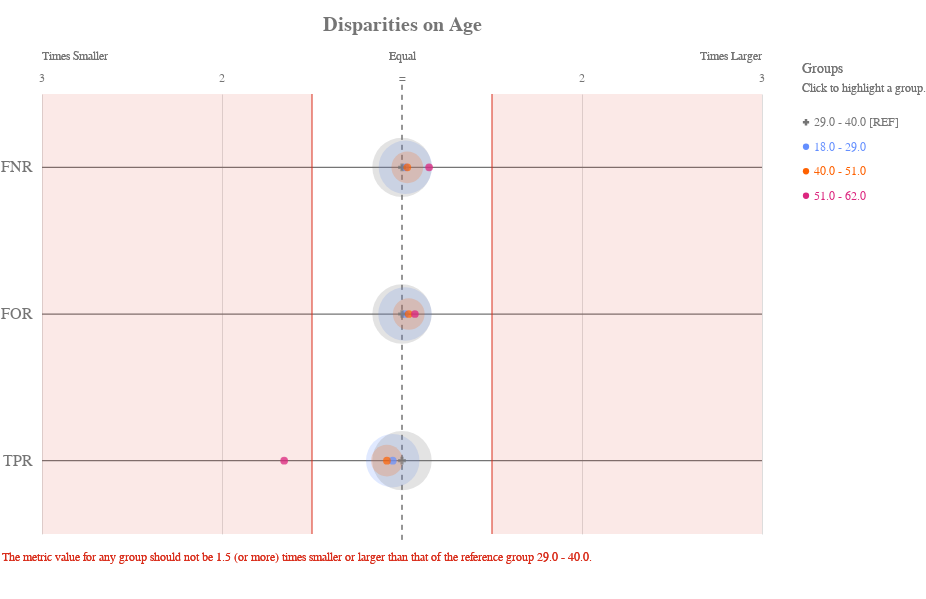

Notebook source saved alongside this figure:
### Code cell
ap.disparity(grupo_definido, metrics, 'age', fairness_threshold = disparity_tolerance)

### Figure 1 — Vega-Lite specification as saved in the notebook (floating-point values rounded to 4 significant figures)
{"config": {"view": {"continuousWidth": 400, "continuousHeight": 300, "strokeWidth": 0}, "axisLeft": {"labelColor": "rgb(117,117,117)", "labelFont": "Arial", "labelFontSize": 16}, "title": {"align": "center", "baseline": "middle", "color": "rgb(117,117,117)", "font": "Arial", "fontSize": 20, "fontWeight": "bold"}}, "layer": [{"data": {"name": "data-f13954335fe7cb3d572699dbbbe0ffdc"}, "mark": {"type": "rule", "stroke": "rgb(117,117,117)", "strokeWidth": 1.25, "tooltip": ""}, "encoding": {"x": {"type": "quantitative", "field": "x", "scale": {"domain": [-2, 2], "range": [40.0, 760.0]}}, "x2": {"field": "x2"}, "y": {"type": "nominal", "axis": {"domain": false, "labelAngle": 0, "labelPadding": -30, "orient": "left", "ticks": false, "title": ""}, "field": "metric", "scale": {"domain": ["FNR", "FOR", "TPR"], "range": [55.0, 495.0]}}}}, {"data": {"name": "data-79dd248bdaa0ea02c535240e8ad022c8"}, "mark": {"type": "rule", "stroke": "rgb(117,117,117)", "strokeDash": [5, 5], "strokeWidth": 1}, "encoding": {"tooltip": {"value": "29.0 - 40.0 [REF]"}, "x": {"value": 400.0}, "y": {"value": 45.83}, "y2": {"value": 504.2}}}, {"data": {"name": "data-c233327f4cd9b4c2df31bf8015c83e4a"}, "mark": {"type": "text", "align": "center", "color": "rgb(117,117,117)", "font": "Arial", "fontSize": 12, "fontWeight": "normal", "tooltip": ""}, "encoding": {"text": {"type": "nominal", "field": "label"}, "x": {"type": "quantitative", "field": "value", "scale": {"domain": [-2, 2], "range": [40.0, 760.0]}}, "y": {"value": 38.5}}}, {"layer": [{"mark": {"type": "text", "align": "left", "fill": "rgb(117,117,117)", "font": "Arial", "fontSize": 12, "fontWeight": "normal", "tooltip": ""}, "encoding": {"text": {"value": "Times Smaller"}, "x": {"value": 40.0}, "y": {"value": 16.5}}}, {"mark": {"type": "text", "align": "right", "fill": "rgb(117,117,117)", "font": "Arial", "fontSize": 12, "fontWeight": "normal", "tooltip": ""}, "encoding": {"text": {"value": "Times Larger"}, "x": {"value": 760.0}, "y": {"value": 16.5}}}, {"mark": {"type": "text", "align": "center", "fill": "rgb(117,117,117)", "font": "Arial", "fontSize": 12, "fontWeight": "normal", "tooltip": ""}, "encoding": {"text": {"value": "Equal"}, "x": {"value": 400.0}, "y": {"value": 16.5}}}], "data": {"name": "data-79dd248bdaa0ea02c535240e8ad022c8"}}, {"layer": [{"mark": {"type": "rule", "opacity": 0.8, "stroke": "rgb(217, 46, 28)", "strokeWidth": 1.25, "tooltip": ""}, "encoding": {"x": {"type": "quantitative", "field": "min", "scale": {"domain": [-2, 2], "range": [40.0, 760.0]}}, "y": {"value": 55.0}, "y2": {"value": 495.0}}}, {"mark": {"type": "rule", "opacity": 0.8, "stroke": "rgb(217, 46, 28)", "strokeWidth": 1.25, "tooltip": ""}, "encoding": {"x": {"type": "quantitative", "field": "max", "scale": {"domain": [-2, 2], "range": [40.0, 760.0]}}, "y": {"value": 55.0}, "y2": {"value": 495.0}}}, {"layer": [{"mark": {"type": "rect", "fill": "rgb(217, 46, 28)", "opacity": 0.1, "tooltip": ""}, "encoding": {"x": {"type": "quantitative", "field": "min", "scale": {"domain": [-2, 2], "range": [40.0, 760.0]}}, "x2": {"field": "lower_end"}, "y": {"value": 55.0}, "y2": {"value": 495.0}}}, {"mark": {"type": "rect", "fill": "rgb(217, 46, 28)", "opacity": 0.1, "tooltip": ""}, "encoding": {"x": {"type": "quantitative", "field": "max", "scale": {"domain": [-2, 2], "range": [40.0, 760.0]}}, "x2": {"field": "upper_end"}, "y": {"value": 55.0}, "y2": {"value": 495.0}}}]}, {"data": {"name": "data-79dd248bdaa0ea02c535240e8ad022c8"}, "mark": {"type": "text", "align": "left", "baseline": "top", "fill": "rgb(217, 46, 28)", "font": "Arial", "fontSize": 12, "fontWeight": "normal", "tooltip": ""}, "encoding": {"text": {"value": "The metric value for any group should not be 1.5 (or more) times smaller or larger than that of the reference group 29.0 - 40.0."}, "x": {"value": 0}, "y": {"value": 513.3}}}], "data": {"name": "data-11d5890412809b582c0a6b685ba430ea"}}, {"layer": [{"mark": "circle"}, {"data": {"name": "data-e76974eaf6258124c8c449b97723e4a8"}, "mark": {"type": "circle", "opacity": 0.2}, "encoding": {"color": {"condition": {"type": "nominal", "field": "attribute_value", "legend": null, "scale": {"domain": ["29.0 - 40.0", "18.0 - 29.0", "40.0 - 51.0", "51.0 - 62.0"], "range": ["rgb(117,117,117)", "rgb(100, 143, 255)", "rgb(254, 97, 0)", "rgb(220, 38, 127)", "rgb(255, 176, 0)", "rgb(120, 94, 240)"]}, "selection": "selector033"}, "value": "rgb(224,224,224)"}, "size": {"type": "quantitative", "field": "group_size", "legend": null, "scale": {"domain": [0, 6822.0], "range": [0, 4224.0]}}, "tooltip": [{"type": "nominal", "field": "attribute_value", "title": "Group"}, {"type": "nominal", "field": "tooltip_group_size", "title": "Group Size"}, {"type": "nominal", "field": "tooltip_disparity_explanation_fnr", "title": "Disparity"}, {"type": "quantitative", "field": "fnr", "format": ".2f", "title": "FNR"}], "x": {"type": "quantitative", "axis": {"domain": false, "labels": false, "ticks": false, "title": null, "values": [1, 2, -2, -1]}, "field": "fnr_disparity_scaled", "scale": {"domain": [-2, 2], "range": [40.0, 760.0]}}, "y": {"type": "nominal", "axis": {"domain": false, "grid": false, "labels": false, "ticks": false, "title": " "}, "field": "metric_variable", "scale": {"domain": ["FNR", "FOR", "TPR"], "range": [55.0, 495.0]}}}, "selection": {"selector035": {"type": "multi", "empty": "all", "fields": ["attribute_value"]}}, "transform": [{"calculate": "'FNR'", "as": "metric_variable"}]}, {"data": {"name": "data-e76974eaf6258124c8c449b97723e4a8"}, "mark": {"type": "circle", "opacity": 0.2}, "encoding": {"color": {"condition": {"type": "nominal", "field": "attribute_value", "legend": null, "scale": {"domain": ["29.0 - 40.0", "18.0 - 29.0", "40.0 - 51.0", "51.0 - 62.0"], "range": ["rgb(117,117,117)", "rgb(100, 143, 255)", "rgb(254, 97, 0)", "rgb(220, 38, 127)", "rgb(255, 176, 0)", "rgb(120, 94, 240)"]}, "selection": "selector033"}, "value": "rgb(224,224,224)"}, "size": {"type": "quantitative", "field": "group_size", "legend": null, "scale": {"domain": [0, 6822.0], "range": [0, 4224.0]}}, "tooltip": [{"type": "nominal", "field": "attribute_value", "title": "Group"}, {"type": "nominal", "field": "tooltip_group_size", "title": "Group Size"}, {"type": "nominal", "field": "tooltip_disparity_explanation_for", "title": "Disparity"}, {"type": "quantitative", "field": "for", "format": ".2f", "title": "FOR"}], "x": {"type": "quantitative", "axis": {"domain": false, "labels": false, "ticks": false, "title": null, "values": [1, 2, -2, -1]}, "field": "for_disparity_scaled", "scale": {"domain": [-2, 2], "range": [40.0, 760.0]}}, "y": {"type": "nominal", "axis": {"domain": false, "grid": false, "labels": false, "ticks": false, "title": " "}, "field": "metric_variable", "scale": {"domain": ["FNR", "FOR", "TPR"], "range": [55.0, 495.0]}}}, "selection": {"selector037": {"type": "multi", "empty": "all", "fields": ["attribute_value"]}}, "transform": [{"calculate": "'FOR'", "as": "metric_variable"}]}, {"data": {"name": "data-e76974eaf6258124c8c449b97723e4a8"}, "mark": {"type": "circle", "opacity": 0.2}, "encoding": {"color": {"condition": {"type": "nominal", "field": "attribute_value", "legend": null, "scale": {"domain": ["29.0 - 40.0", "18.0 - 29.0", "40.0 - 51.0", "51.0 - 62.0"], "range": ["rgb(117,117,117)", "rgb(100, 143, 255)", "rgb(254, 97, 0)", "rgb(220, 38, 127)", "rgb(255, 176, 0)", "rgb(120, 94, 240)"]}, "selection": "selector033"}, "value": "rgb(224,224,224)"}, "size": {"type": "quantitative", "field": "group_size", "legend": null, "scale": {"domain": [0, 6822.0], "range": [0, 4224.0]}}, "tooltip": [{"type": "nominal", "field": "attribute_value", "title": "Group"}, {"type": "nominal", "field": "tooltip_group_size", "title": "Group Size"}, {"type": "nominal", "field": "tooltip_disparity_explanation_tpr", "title": "Disparity"}, {"type": "quantitative", "field": "tpr", "format": ".2f", "title": "TPR"}], "x": {"type": "quantitative", "axis": {"domain": false, "labels": false, "ticks": false, "title": null, "values": [1, 2, -2, -1]}, "field": "tpr_disparity_scaled", "scale": {"domain": [-2, 2], "range": [40.0, 760.0]}}, "y": {"type": "nominal", "axis": {"domain": false, "grid": false, "labels": false, "ticks": false, "title": " "}, "field": "metric_variable", "scale": {"domain": ["FNR", "FOR", "TPR"], "range": [55.0, 495.0]}}}, "selection": {"selector039": {"type": "multi", "empty": "all", "fields": ["attribute_value"]}}, "transform": [{"calculate": "'TPR'", "as": "metric_variable"}]}, {"layer": [{"mark": "point"}, {"data": {"name": "data-e76974eaf6258124c8c449b97723e4a8"}, "mark": {"type": "point", "filled": true, "size": 60}, "encoding": {"color": {"condition": {"type": "nominal", "field": "attribute_value", "legend": null, "scale": {"domain": ["29.0 - 40.0", "18.0 - 29.0", "40.0 - 51.0", "51.0 - 62.0"], "range": ["rgb(117,117,117)", "rgb(100, 143, 255)", "rgb(254, 97, 0)", "rgb(220, 38, 127)", "rgb(255, 176, 0)", "rgb(120, 94, 240)"]}, "selection": "selector033"}, "value": "rgb(224,224,224)"}, "shape": {"type": "nominal", "field": "attribute_value", "legend": null, "scale": {"domain": ["29.0 - 40.0", "18.0 - 29.0", "40.0 - 51.0", "51.0 - 62.0"], "range": ["cross", "circle", "circle", "circle"]}}, "tooltip": [{"type": "nominal", "field": "attribute_value", "title": "Group"}, {"type": "nominal", "field": "tooltip_group_size", "title": "Group Size"}, {"type": "nominal", "field": "tooltip_disparity_explanation_fnr", "title": "Disparity"}, {"type": "quantitative", "field": "fnr", "format": ".2f", "title": "FNR"}], "x": {"type": "quantitative", "axis": {"domain": false, "labels": false, "ticks": false, "title": null, "values": [1, 2, -2, -1]}, "field": "fnr_disparity_scaled", "scale": {"domain": [-2, 2], "range": [40.0, 760.0]}}, "y": {"type": "nominal", "axis": {"domain": false, "grid": false, "labels": false, "ticks": false, "title": " "}, "field": "metric_variable", "scale": {"domain": ["FNR", "FOR", "TPR"], "range": [55.0, 495.0]}}}, "selection": {"selector034": {"type": "multi", "empty": "all", "fields": ["attribute_value"]}}, "transform": [{"calculate": "'FNR'", "as": "metric_variable"}]}, {"data": {"name": "data-e76974eaf6258124c8c449b97723e4a8"}, "mark": {"type": "point", "filled": true, "size": 60}, "encoding": {"color": {"condition": {"type": "nominal", "field": "attribute_value", "legend": null, "scale": {"domain": ["29.0 - 40.0", "18.0 - 29.0", "40.0 - 51.0", "51.0 - 62.0"], "range": ["rgb(117,117,117)", "rgb(100, 143, 255)", "rgb(254, 97, 0)", "rgb(220, 38, 127)", "rgb(255, 176, 0)", "rgb(120, 94, 240)"]}, "selection": "selector033"}, "value": "rgb(224,224,224)"}, "shape": {"type": "nominal", "field": "attribute_value", "legend": null, "scale": {"domain": ["29.0 - 40.0", "18.0 - 29.0", "40.0 - 51.0", "51.0 - 62.0"], "range": ["cross", "circle", "circle", "circle"]}}, "tooltip": [{"type": "nominal", "field": "attribute_value", "title": "Group"}, {"type": "nominal", "field": "tooltip_group_size", "title": "Group Size"}, {"type": "nominal", "field": "tooltip_disparity_explanation_for", "title": "Disparity"}, {"type": "quantitative", "field": "for", "format": ".2f", "title": "FOR"}], "x": {"type": "quantitative", "axis": {"domain": false, "labels": false, "ticks": false, "title": null, "values": [1, 2, -2, -1]}, "field": "for_disparity_scaled", "scale": {"domain": [-2, 2], "range": [40.0, 760.0]}}, "y": {"type": "nominal", "axis": {"domain": false, "grid": false, "labels": false, "ticks": false, "title": " "}, "field": "metric_variable", "scale": {"domain": ["FNR", "FOR", "TPR"], "range": [55.0, 495.0]}}}, "selection": {"selector036": {"type": "multi", "empty": "all", "fields": ["attribute_value"]}}, "transform": [{"calculate": "'FOR'", "as": "metric_variable"}]}, {"data": {"name": "data-e76974eaf6258124c8c449b97723e4a8"}, "mark": {"type": "point", "filled": true, "size": 60}, "encoding": {"color": {"condition": {"type": "nominal", "field": "attribute_value", "legend": null, "scale": {"domain": ["29.0 - 40.0", "18.0 - 29.0", "40.0 - 51.0", "51.0 - 62.0"], "range": ["rgb(117,117,117)", "rgb(100, 143, 255)", "rgb(254, 97, 0)", "rgb(220, 38, 127)", "rgb(255, 176, 0)", "rgb(120, 94, 240)"]}, "selection": "selector033"}, "value": "rgb(224,224,224)"}, "shape": {"type": "nominal", "field": "attribute_value", "legend": null, "scale": {"domain": ["29.0 - 40.0", "18.0 - 29.0", "40.0 - 51.0", "51.0 - 62.0"], "range": ["cross", "circle", "circle", "circle"]}}, "tooltip": [{"type": "nominal", "field": "attribute_value", "title": "Group"}, {"type": "nominal", "field": "tooltip_group_size", "title": "Group Size"}, {"type": "nominal", "field": "tooltip_disparity_explanation_tpr", "title": "Disparity"}, {"type": "quantitative", "field": "tpr", "format": ".2f", "title": "TPR"}], "x": {"type": "quantitative", "axis": {"domain": false, "labels": false, "ticks": false, "title": null, "values": [1, 2, -2, -1]}, "field": "tpr_disparity_scaled", "scale": {"domain": [-2, 2], "range": [40.0, 760.0]}}, "y": {"type": "nominal", "axis": {"domain": false, "grid": false, "labels": false, "ticks": false, "title": " "}, "field": "metric_variable", "scale": {"domain": ["FNR", "FOR", "TPR"], "range": [55.0, 495.0]}}}, "selection": {"selector038": {"type": "multi", "empty": "all", "fields": ["attribute_value"]}}, "transform": [{"calculate": "'TPR'", "as": "metric_variable"}]}]}]}, {"layer": [{"mark": {"type": "point", "filled": true, "opacity": 1, "size": 39.48}, "encoding": {"color": {"condition": {"type": "nominal", "field": "attribute_value", "legend": null, "scale": {"domain": ["29.0 - 40.0", "18.0 - 29.0", "40.0 - 51.0", "51.0 - 62.0"], "range": ["rgb(117,117,117)", "rgb(100, 143, 255)", "rgb(254, 97, 0)", "rgb(220, 38, 127)", "rgb(255, 176, 0)", "rgb(120, 94, 240)"]}, "selection": "selector033"}, "value": "rgb(224,224,224)"}, "shape": {"type": "nominal", "field": "attribute_value", "legend": null, "scale": {"domain": ["29.0 - 40.0", "18.0 - 29.0", "40.0 - 51.0", "51.0 - 62.0"], "range": ["cross", "circle", "circle", "circle"]}}, "x": {"value": 804}, "y": {"type": "nominal", "axis": {"domain": false, "grid": false, "labels": false, "ticks": false, "title": " "}, "field": "attribute_value", "scale": {"domain": ["29.0 - 40.0", "18.0 - 29.0", "40.0 - 51.0", "51.0 - 62.0"], "range": [71, 169]}}}, "selection": {"selector033": {"type": "multi", "empty": "all", "fields": ["attribute_value"]}}}, {"mark": {"type": "text", "align": "left", "baseline": "middle", "font": "Arial", "fontSize": 12, "fontWeight": "normal"}, "encoding": {"color": {"condition": {"type": "nominal", "field": "attribute_value", "legend": null, "scale": {"domain": ["29.0 - 40.0", "18.0 - 29.0", "40.0 - 51.0", "51.0 - 62.0"], "range": ["rgb(117,117,117)", "rgb(100, 143, 255)", "rgb(254, 97, 0)", "rgb(220, 38, 127)", "rgb(255, 176, 0)", "rgb(120, 94, 240)"]}, "selection": "selector033"}, "value": "rgb(224,224,224)"}, "text": {"type": "nominal", "field": "label"}, "x": {"value": 812}, "y": {"type": "nominal", "axis": {"domain": false, "grid": false, "labels": false, "ticks": false, "title": " "}, "field": "attribute_value", "scale": {"domain": ["29.0 - 40.0", "18.0 - 29.0", "40.0 - 51.0", "51.0 - 62.0"], "range": [71, 169]}}}, "selection": {"selector040": {"type": "multi", "empty": "all", "fields": ["attribute_value"]}}}, {"data": {"name": "data-79dd248bdaa0ea02c535240e8ad022c8"}, "mark": {"type": "text", "align": "left", "baseline": "middle", "color": "rgb(117,117,117)", "font": "Arial", "fontSize": 12, "fontWeight": "normal"}, "encoding": {"text": {"value": "Click to highlight a group."}, "x": {"value": 800}, "y": {"value": 49}}}, {"data": {"name": "data-79dd248bdaa0ea02c535240e8ad022c8"}, "mark": {"type": "text", "align": "left", "baseline": "middle", "color": "rgb(117,117,117)", "font": "Arial", "fontSize": 14, "fontWeight": "normal"}, "encoding": {"text": {"value": "Groups"}, "x": {"value": 800}, "y": {"value": 30}}}], "data": {"name": "data-6ed8c0ed35fa9625e4925ba4ddf5c24b"}}], "height": 550, "padding": {"top": 15, "bottom": 10}, "resolve": {"scale": {"size": "independent", "y": "independent"}}, "title": "Disparities on Age", "width": 800, "$schema": "https://vega.github.io/schema/vega-lite/v4.8.1.json", "datasets": {"data-f13954335fe7cb3d572699dbbbe0ffdc": [{"metric": "FNR", "x": -2, "x2": 2}, {"metric": "FOR", "x": -2, "x2": 2}, {"metric": "TPR", "x": -2, "x2": 2}], "data-79dd248bdaa0ea02c535240e8ad022c8": [{"a": 1, "b": 0}, {"a": 1, "b": 0}], "data-c233327f4cd9b4c2df31bf8015c83e4a": [{"value": 1, "label": 2}, {"value": 2, "label": 3}, {"value": -2, "label": 3}, {"value": -1, "label": 2}, {"value": 0, "label": "="}], "data-11d5890412809b582c0a6b685ba430ea": [{"min": -0.5, "max": 0.5, "lower_end": -2, "upper_end": 2}], "data-e76974eaf6258124c8c449b97723e4a8": [{"attribute_name": "age", "attribute_value": "18.0 - 29.0", "group_size": 4611, "total_entities": 11987, "fnr": 0.7377, "for": 0.2259, "tpr": 0.2623, "fnr_disparity": 1.019, "for_disparity": 1.017, "tpr_disparity": 0.9511, "fnr_disparity_scaled": 0.01863, "for_disparity_scaled": 0.01658, "tpr_disparity_scaled": -0.05144, "tooltip_group_size": "4,611 (38.47%)", "tooltip_disparity_explanation_fnr": "1.02 times larger FNR than the reference group", "tooltip_disparity_explanation_for": "1.02 times larger FOR than the reference group", "tooltip_disparity_explanation_tpr": "1.05 times smaller TPR than the reference group"}, {"attribute_name": "age", "attribute_value": "29.0 - 40.0", "group_size": 5685, "total_entities": 11987, "fnr": 0.7242, "for": 0.2222, "tpr": 0.2758, "fnr_disparity": 1.0, "for_disparity": 1.0, "tpr_disparity": 1.0, "fnr_disparity_scaled": 0.0, "for_disparity_scaled": 0.0, "tpr_disparity_scaled": 0.0, "tooltip_group_size": "5,685 (47.43%)", "tooltip_disparity_explanation_fnr": "Reference group", "tooltip_disparity_explanation_for": "Reference group", "tooltip_disparity_explanation_tpr": "Reference group"}, {"attribute_name": "age", "attribute_value": "40.0 - 51.0", "group_size": 1621, "total_entities": 11987, "fnr": 0.7455, "for": 0.2305, "tpr": 0.2545, "fnr_disparity": 1.029, "for_disparity": 1.037, "tpr_disparity": 0.9229, "fnr_disparity_scaled": 0.02937, "for_disparity_scaled": 0.03746, "tpr_disparity_scaled": -0.08357, "tooltip_group_size": "1,621 (13.52%)", "tooltip_disparity_explanation_fnr": "1.03 times larger FNR than the reference group", "tooltip_disparity_explanation_for": "1.04 times larger FOR than the reference group", "tooltip_disparity_explanation_tpr": "1.08 times smaller TPR than the reference group"}, {"attribute_name": "age", "attribute_value": "51.0 - 62.0", "group_size": 70, "total_entities": 11987, "fnr": 0.8333, "for": 0.2381, "tpr": 0.1667, "fnr_disparity": 1.151, "for_disparity": 1.072, "tpr_disparity": 0.6044, "fnr_disparity_scaled": 0.1507, "for_disparity_scaled": 0.07164, "tpr_disparity_scaled": -0.6546, "tooltip_group_size": "70 (0.58%)", "tooltip_disparity_explanation_fnr": "1.15 times larger FNR than the reference group", "tooltip_disparity_explanation_for": "1.07 times larger FOR than the reference group", "tooltip_disparity_explanation_tpr": "1.65 times smaller TPR than the reference group"}], "data-6ed8c0ed35fa9625e4925ba4ddf5c24b": [{"attribute_value": "29.0 - 40.0", "label": "29.0 - 40.0 [REF]"}, {"attribute_value": "18.0 - 29.0", "label": "18.0 - 29.0"}, {"attribute_value": "40.0 - 51.0", "label": "40.0 - 51.0"}, {"attribute_value": "51.0 - 62.0", "label": "51.0 - 62.0"}]}}
